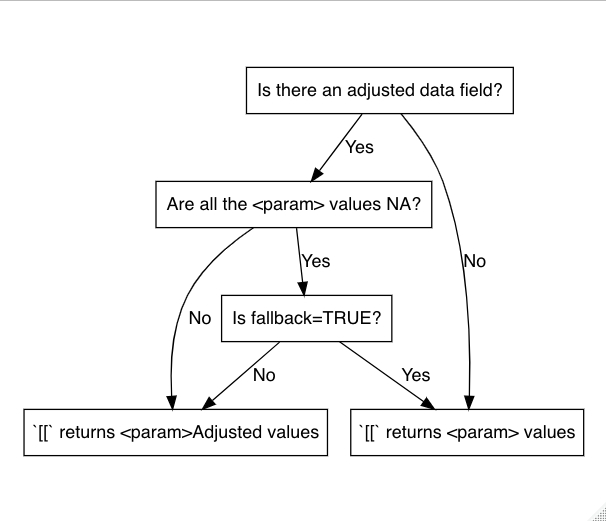

This chart was generated by the following R code:
# Figure 1: Flow Chart of the action taken when a user applies
# useAdjusted(which=ALL) or useAdjusted(which=<param>)

library(DiagrammeR)
grViz("digraph flowchart {
      # node definitions with substituted label text
      node [fontname = Helvetica, shape = rectangle, color=black]        
      tab1 [label = '@@1']
      tab2 [label = '@@2']
      tab3 [label = '@@3']
      tab5 [label = '@@5']
      tab4 [label = '@@4']

      # edge definitions with the node IDs
      tab1 -> tab2 [label= 'Yes', fontname= Helvetic]
      tab2 -> tab3 [label= 'Yes', fontname= Helvetic]
      tab2 -> tab4 [label= 'No', fontname= Helvetic]
      tab3 -> tab4 [label= 'No', fontname= Helvetic]
      tab3 -> tab5 [label= 'Yes', fontname= Helvetic]
      tab1 -> tab5 [label= 'No', fontname= Helvetic]
    
      }

      [1]: 'Is there an adjusted data field?'
      [2]: 'Are the parameters all NA Values?'
      [3]: 'Is fallback=TRUE?'
      [4]: '`[[` returns <param>Adjusted values'
      [5]: '`[[` returns <param> values'
      ")
